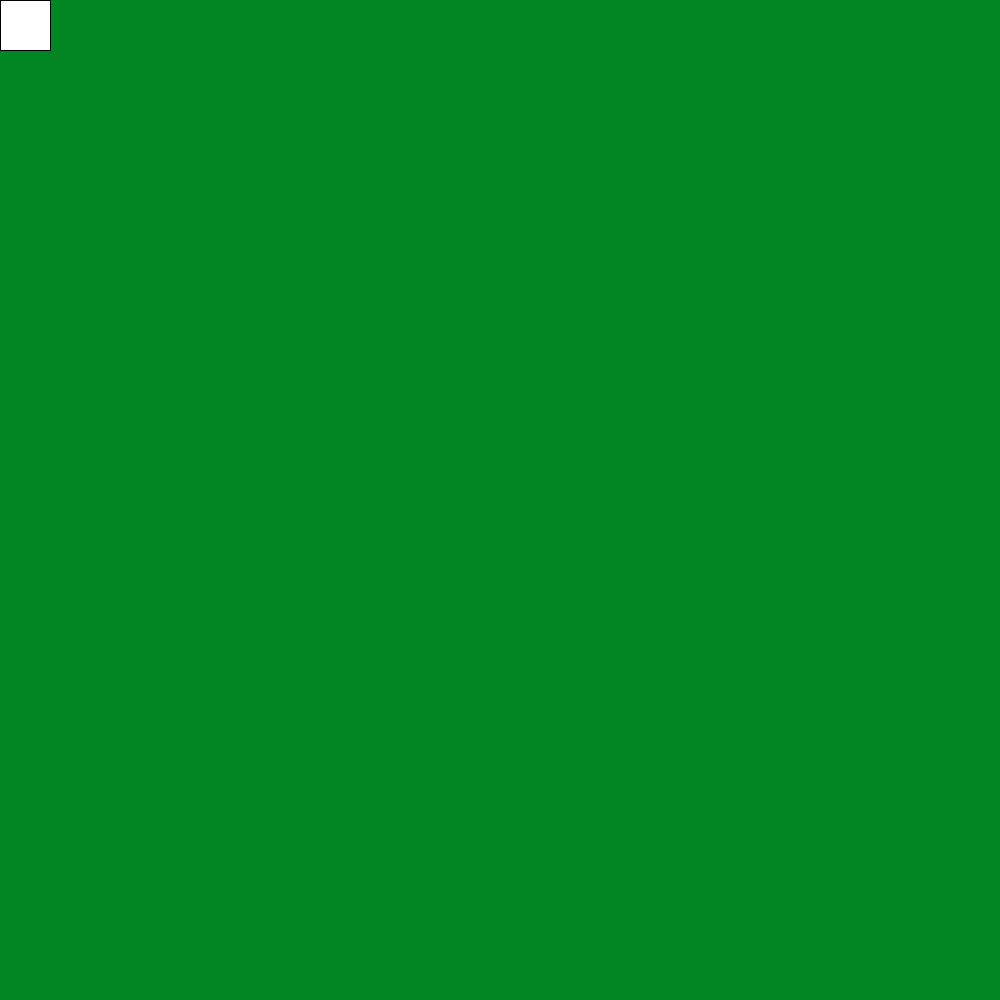
Frame 1 (no input)
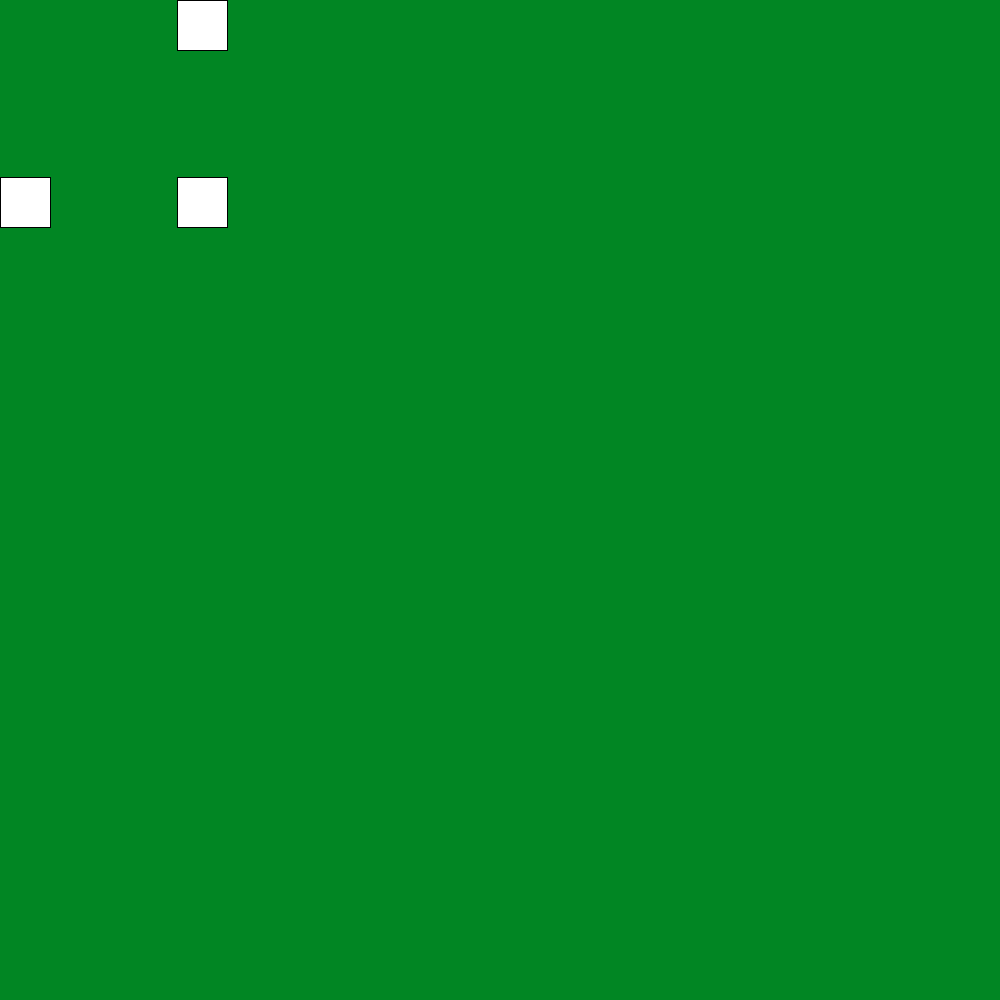
Frame 60 (the mouse pressed at the canvas centre just before this capture)
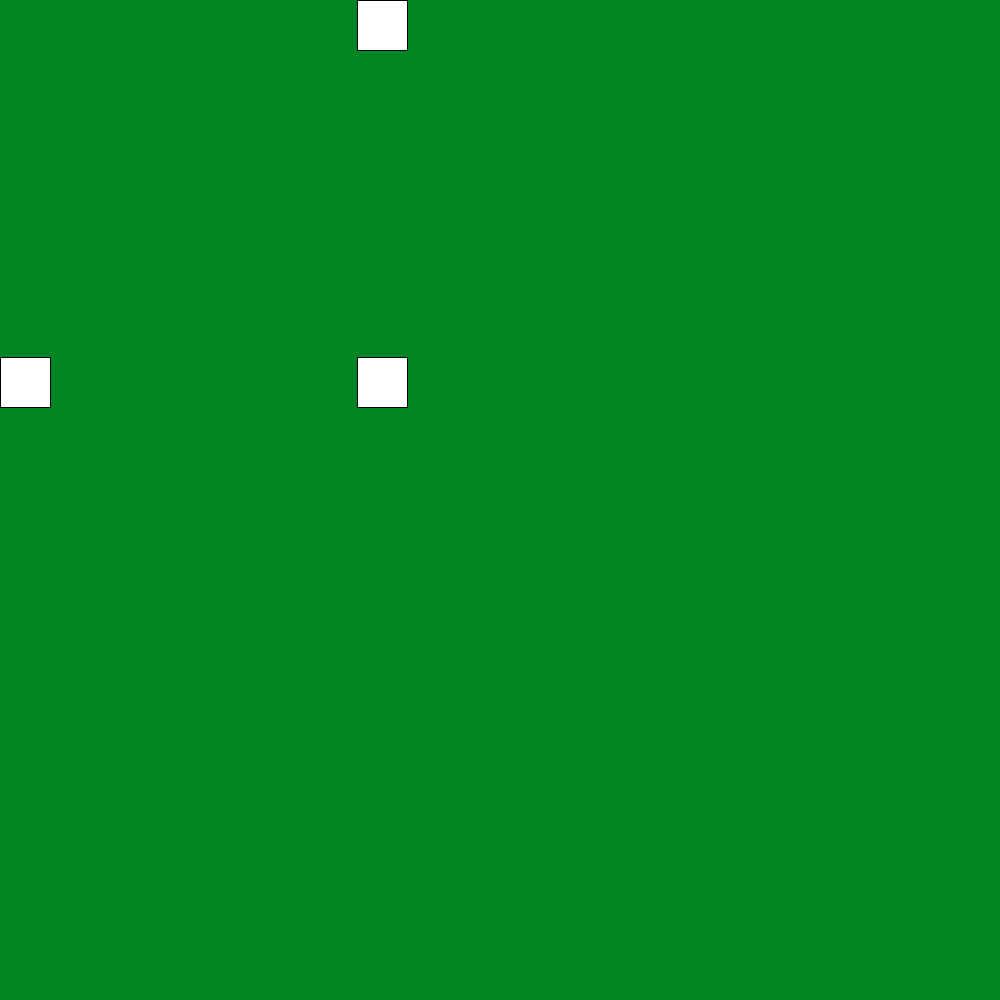
Frame 120 (the mouse held since frame 60 and released just before this capture)

The Processing sketch that drew these frames (run headless with seeded random() and noise(); from frame 60 on, the mouse is pressed at the canvas centre):

// Processing sketch: sketch_210615a
// ── sketch_210615a.pde
void setup()
{
  size(1000, 1000);
  background(255, 24, 21);
}
int a=0;
void draw()
{
  background(1, 134, 35);
  fill(255,255,255);
  rect(0+a, 0, 50, 50);
  rect(0, 0+a, 50, 50);
  rect(0+a, 0+a, 50, 50);

  a=a+3;

  if (a>993)
  {
    a=0;
  }
}
